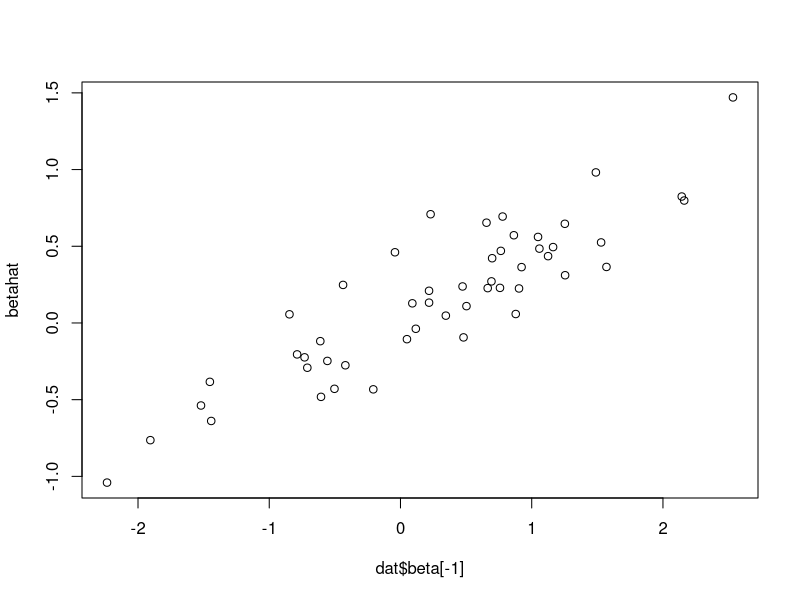
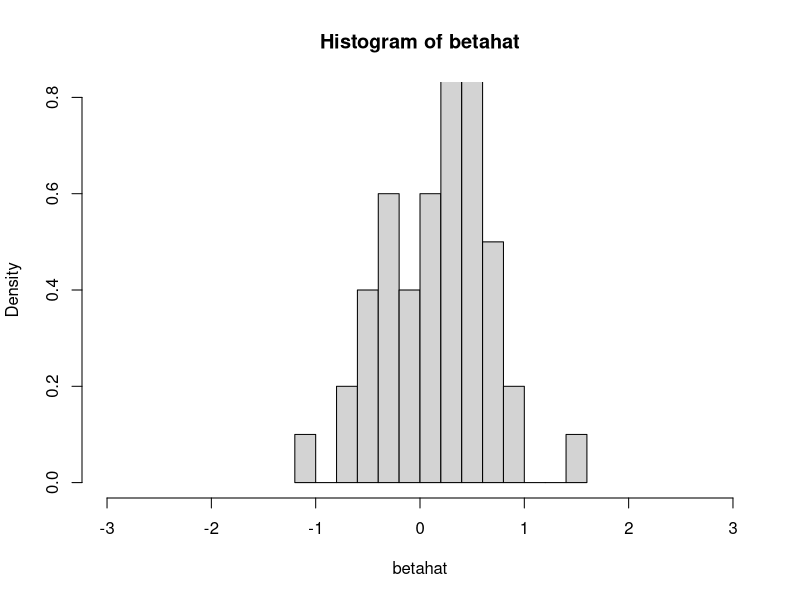
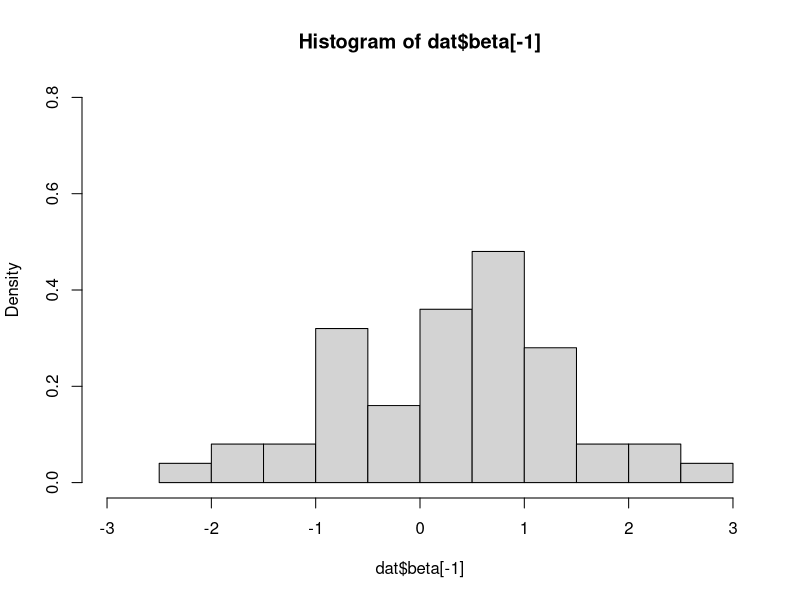
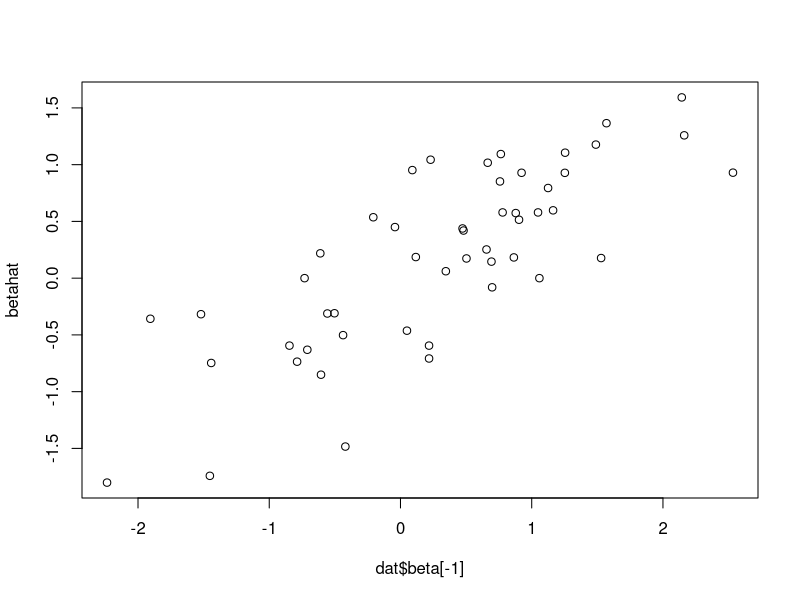
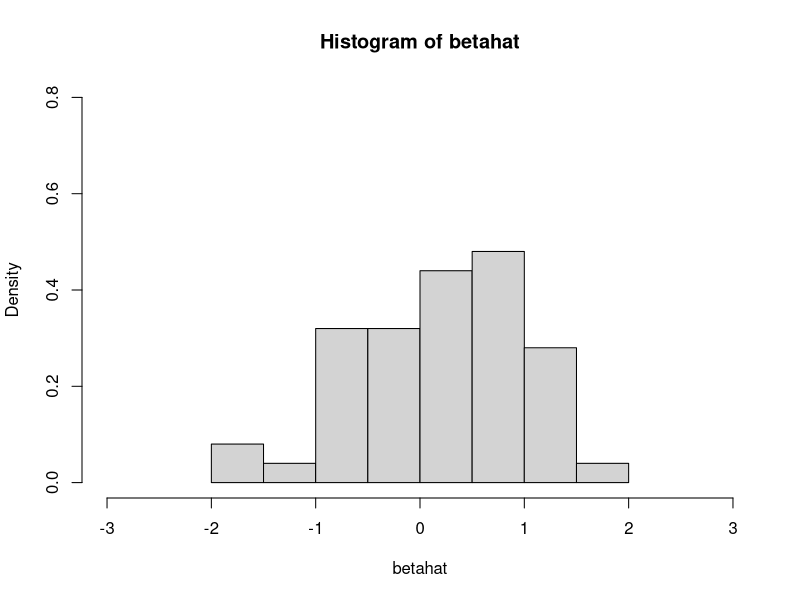
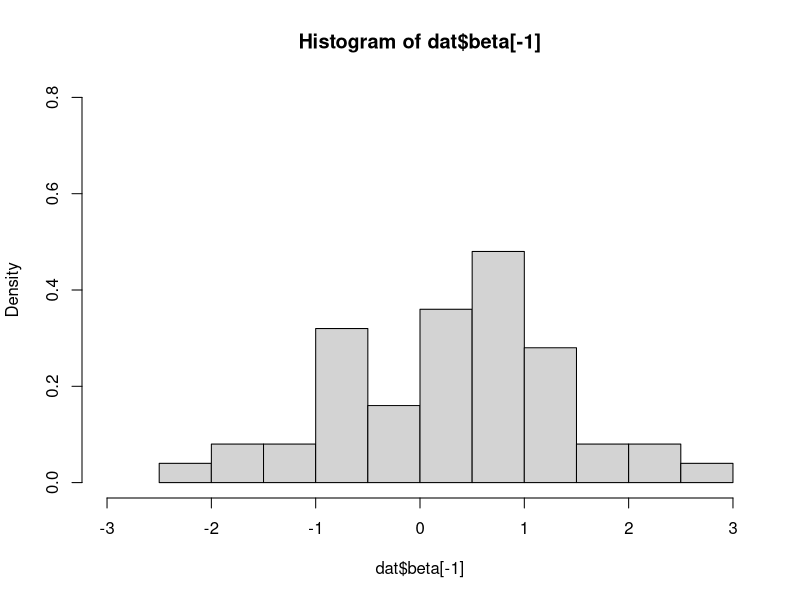
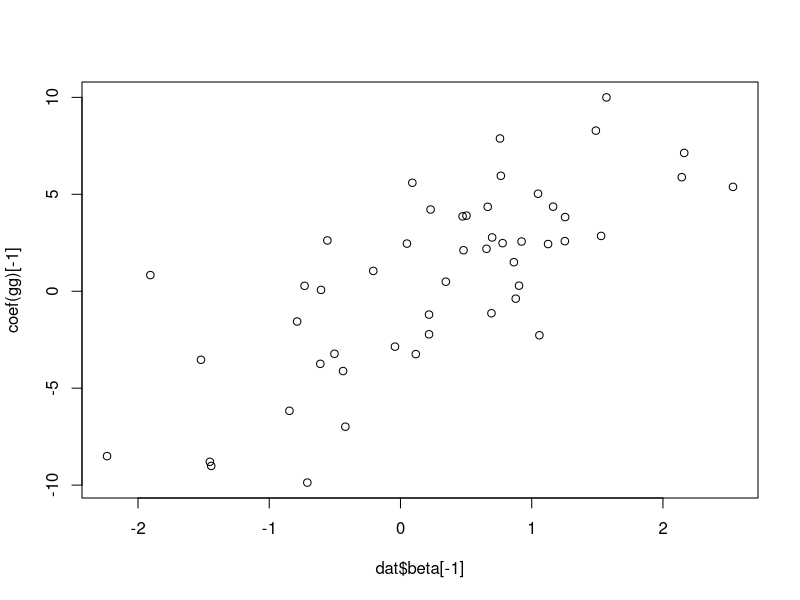

These figures' R source, in order:
## ---- chunk 1
ncase <- ncon <- 100
K <- 50 # num SNPs
m <- 4 # log-F parameter
N <- 20000 # popn size
beta0 <- (-4) # intercept

ccsim1 <- function(MAF) {
  X <- cbind(1,matrix(rbinom(N*K,size=2,p=MAF),ncol=K))
  beta <- c(beta0,log(rf(K,m,m)))
  linpred <- X %*% beta
  p <- exp(linpred)/(1+exp(linpred))
  cc <- rbinom(N,size=1,prob=p)
  caseind <- sample((1:N)[cc==1],size=ncase,replace=FALSE)
  conind <- sample((1:N)[cc==0],size=ncon,replace=FALSE)
  list(cc=c(rep(1,ncase),rep(0,ncase)),X = X[c(caseind,conind),],
       beta = beta)
}
## ---- chunk 2
set.seed(123)
dat <- ccsim1(MAF=.5)
betahat <- rep(NA,K)
for(i in 1:K) {
  XX <- dat$X[,1+i]
  betahat[i] <- coef(glm(dat$cc~XX,family=binomial()))[[2]]
}
plot(dat$beta[-1],betahat) # correlated, but betahats attenuated 
hist(betahat,freq=FALSE,nclass=10,ylim=c(0,.8),xlim=c(-3,3))
hist(dat$beta[-1],freq=FALSE,nclass=10,ylim=c(0,.8),xlim=c(-3,3))
## ---- chunk 3
set.seed(123)
dat <- ccsim1(MAF=.05)
betahat <- rep(NA,K)
for(i in 1:K) {
  XX <- dat$X[,1+i]
  betahat[i] <- coef(glm(dat$cc~XX,family=binomial()))[[2]]
}
plot(dat$beta[-1],betahat) # betahats still attenuated, but less so 
hist(betahat,freq=FALSE,nclass=10,ylim=c(0,.8),xlim=c(-3,3))
hist(dat$beta[-1],freq=FALSE,nclass=10,ylim=c(0,.8),xlim=c(-3,3))
## ---- chunk 4
XX <- dat$X[,-1]
colnames(XX)<- paste0("X",1:K)
dd <- data.frame(cc=dat$cc,XX)
gg <- glm(cc ~ ., data=dd, family=binomial())
round(cbind(dat$beta,coef(gg),c(1,betahat)),3) # too unstable
plot(dat$beta[-1],coef(gg)[-1])
